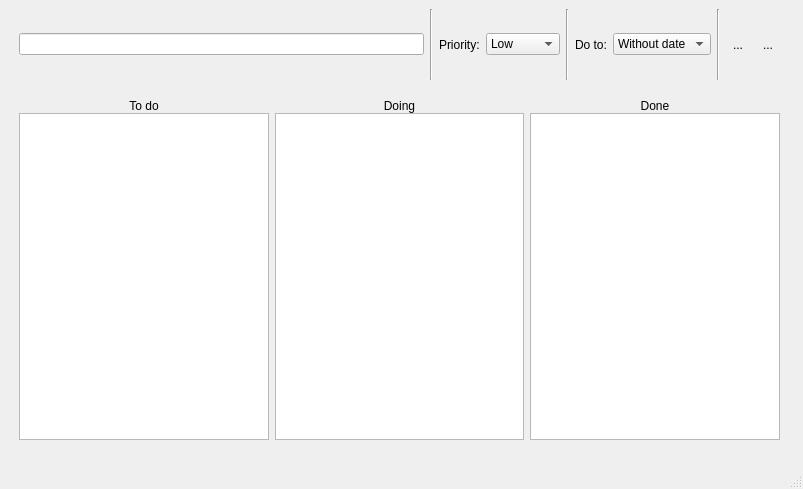
<?xml version="1.0" encoding="UTF-8"?>
<ui version="4.0">
 <class>MainWindow</class>
 <widget class="QMainWindow" name="MainWindow">
  <property name="geometry">
   <rect>
    <x>0</x>
    <y>0</y>
    <width>803</width>
    <height>489</height>
   </rect>
  </property>
  <property name="windowTitle">
   <string>MainWindow</string>
  </property>
  <widget class="QWidget" name="centralwidget">
   <widget class="QWidget" name="horizontalLayoutWidget">
    <property name="geometry">
     <rect>
      <x>19</x>
      <y>9</y>
      <width>761</width>
      <height>71</height>
     </rect>
    </property>
    <layout class="QHBoxLayout" name="horizontalLayout">
     <item>
      <widget class="QLineEdit" name="line_taskinput">
       <property name="cursor">
        <cursorShape>IBeamCursor</cursorShape>
       </property>
       <property name="autoFillBackground">
        <bool>false</bool>
       </property>
       <property name="text">
        <string/>
       </property>
       <property name="frame">
        <bool>true</bool>
       </property>
       <property name="echoMode">
        <enum>QLineEdit::Normal</enum>
       </property>
      </widget>
     </item>
     <item>
      <widget class="Line" name="line">
       <property name="orientation">
        <enum>Qt::Vertical</enum>
       </property>
      </widget>
     </item>
     <item>
      <widget class="QLabel" name="label_prioruty">
       <property name="text">
        <string>Priority:</string>
       </property>
      </widget>
     </item>
     <item>
      <widget class="QComboBox" name="dropdown_priority">
       <item>
        <property name="text">
         <string>Low</string>
        </property>
       </item>
       <item>
        <property name="text">
         <string>Medium</string>
        </property>
       </item>
       <item>
        <property name="text">
         <string>High</string>
        </property>
       </item>
      </widget>
     </item>
     <item>
      <widget class="Line" name="line_2">
       <property name="orientation">
        <enum>Qt::Vertical</enum>
       </property>
      </widget>
     </item>
     <item>
      <widget class="QLabel" name="label_doto">
       <property name="text">
        <string>Do to:</string>
       </property>
      </widget>
     </item>
     <item>
      <widget class="QComboBox" name="dropdown_doto">
       <item>
        <property name="text">
         <string>Without date</string>
        </property>
       </item>
       <item>
        <property name="text">
         <string>Select date</string>
        </property>
       </item>
      </widget>
     </item>
     <item>
      <widget class="Line" name="line_3">
       <property name="orientation">
        <enum>Qt::Vertical</enum>
       </property>
      </widget>
     </item>
     <item>
      <widget class="QToolButton" name="button_addtask">
       <property name="sizePolicy">
        <sizepolicy hsizetype="Fixed" vsizetype="Fixed">
         <horstretch>0</horstretch>
         <verstretch>0</verstretch>
        </sizepolicy>
       </property>
       <property name="text">
        <string>...</string>
       </property>
       <property name="icon">
        <iconset>
         <normaloff>Icons/add-task.png</normaloff>Icons/add-task.png</iconset>
       </property>
       <property name="iconSize">
        <size>
         <width>30</width>
         <height>30</height>
        </size>
       </property>
       <property name="autoRaise">
        <bool>true</bool>
       </property>
      </widget>
     </item>
     <item>
      <widget class="QToolButton" name="button_deletetask">
       <property name="text">
        <string>...</string>
       </property>
       <property name="icon">
        <iconset>
         <normaloff>Icons/delete-task.png</normaloff>Icons/delete-task.png</iconset>
       </property>
       <property name="iconSize">
        <size>
         <width>30</width>
         <height>30</height>
        </size>
       </property>
       <property name="autoRaise">
        <bool>true</bool>
       </property>
      </widget>
     </item>
    </layout>
   </widget>
   <widget class="QWidget" name="gridLayoutWidget">
    <property name="geometry">
     <rect>
      <x>19</x>
      <y>99</y>
      <width>761</width>
      <height>341</height>
     </rect>
    </property>
    <layout class="QGridLayout" name="gridLayout">
     <property name="verticalSpacing">
      <number>0</number>
     </property>
     <item row="0" column="1">
      <widget class="QLabel" name="label_doing">
       <property name="text">
        <string>Doing</string>
       </property>
       <property name="alignment">
        <set>Qt::AlignCenter</set>
       </property>
      </widget>
     </item>
     <item row="0" column="0">
      <widget class="QLabel" name="label_todo">
       <property name="text">
        <string>To do</string>
       </property>
       <property name="alignment">
        <set>Qt::AlignCenter</set>
       </property>
      </widget>
     </item>
     <item row="1" column="0">
      <widget class="QListWidget" name="list_todo">
       <property name="frameShadow">
        <enum>QFrame::Sunken</enum>
       </property>
       <property name="sizeAdjustPolicy">
        <enum>QAbstractScrollArea::AdjustIgnored</enum>
       </property>
       <property name="dragDropMode">
        <enum>QAbstractItemView::DragDrop</enum>
       </property>
       <property name="defaultDropAction">
        <enum>Qt::MoveAction</enum>
       </property>
       <property name="currentRow">
        <number>-1</number>
       </property>
      </widget>
     </item>
     <item row="1" column="1">
      <widget class="QListWidget" name="list_doing">
       <property name="dragDropMode">
        <enum>QAbstractItemView::DragDrop</enum>
       </property>
       <property name="defaultDropAction">
        <enum>Qt::MoveAction</enum>
       </property>
      </widget>
     </item>
     <item row="1" column="2">
      <widget class="QListWidget" name="list_done">
       <property name="dragDropMode">
        <enum>QAbstractItemView::DragDrop</enum>
       </property>
       <property name="defaultDropAction">
        <enum>Qt::MoveAction</enum>
       </property>
      </widget>
     </item>
     <item row="0" column="2">
      <widget class="QLabel" name="label_done">
       <property name="frameShape">
        <enum>QFrame::NoFrame</enum>
       </property>
       <property name="text">
        <string>Done</string>
       </property>
       <property name="alignment">
        <set>Qt::AlignCenter</set>
       </property>
      </widget>
     </item>
    </layout>
   </widget>
  </widget>
  <widget class="QMenuBar" name="menubar">
   <property name="geometry">
    <rect>
     <x>0</x>
     <y>0</y>
     <width>803</width>
     <height>26</height>
    </rect>
   </property>
  </widget>
  <widget class="QStatusBar" name="statusbar"/>
 </widget>
 <resources/>
 <connections/>
</ui>
